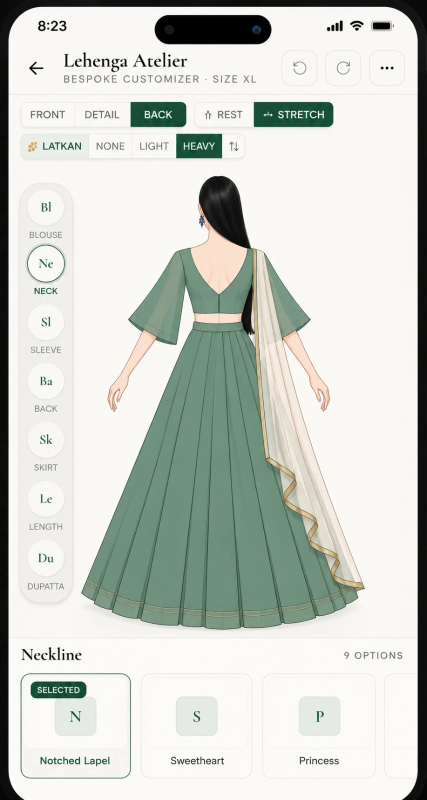
#> input picture design/reference-lehenga-back.webp, 853 x 1600 px (shown at 1/2 size)
$ python build_back.py
#> lines starting #> are read from the running program, lines starting #| are printed output that depends on the picture; after the words box and inside, x2 and y2 are one past the last pixel; in counts of white or black regions, pixels touching at a corner belong together
"""Cut the back-view textures and trims from design/reference-lehenga-back.webp.

The back painting is drawn at a slightly different size from the front one, so it is
first warped onto the front painting's frame (same body axis, head, shoulders, waist
and hem), then cut with the same stage mapping as build.py. Prints the placements
for PAINTED_BACK in src/data/geometry.ts. Needs numpy and Pillow.
"""
import json
from collections import deque
from pathlib import Path

import numpy as np
from PIL import Image, ImageDraw, ImageFilter

ROOT = Path(__file__).resolve().parents[2]
WORK = ROOT / 'scripts' / 'painted-assets' / '.work'
WORK.mkdir(exist_ok=True)
OUT = ROOT / 'public' / 'assets' / 'painted'

# --- 1. warp the back screenshot onto the front painting's frame
FRONT_Y = [346, 476, 590, 616, 1198]  # head top, shoulder, blouse hem, waistband, hem (front screenshot px)
BACK_Y = [352, 496, 625, 647, 1258]
FRONT_AXIS, BACK_AXIS, X_SCALE = 434.5, 438.0, 0.923
src = np.asarray(Image.open(ROOT / 'design' / 'reference-lehenga-back.webp').convert('RGB')).astype(np.float32)
SH, SW, _ = src.shape
yy, xx = np.mgrid[0:SH, 0:SW].astype(np.float32)
by = np.interp(yy, FRONT_Y, BACK_Y, left=None, right=None)
# extend linearly past the outer landmarks
by = np.where(yy < FRONT_Y[0], BACK_Y[0] + (yy - FRONT_Y[0]) * (BACK_Y[1] - BACK_Y[0]) / (FRONT_Y[1] - FRONT_Y[0]), by)
by = np.where(yy > FRONT_Y[-1], BACK_Y[-1] + (yy - FRONT_Y[-1]) * (BACK_Y[-1] - BACK_Y[-2]) / (FRONT_Y[-1] - FRONT_Y[-2]), by)
bx = BACK_AXIS + (xx - FRONT_AXIS) / X_SCALE


def sample(img, x, y):
    x0 = np.clip(np.floor(x).astype(int), 0, SW - 2); y0 = np.clip(np.floor(y).astype(int), 0, SH - 2)
#> after `y0 = np.clip(np.floor(y).astype(int), 0, SH - 2)`:
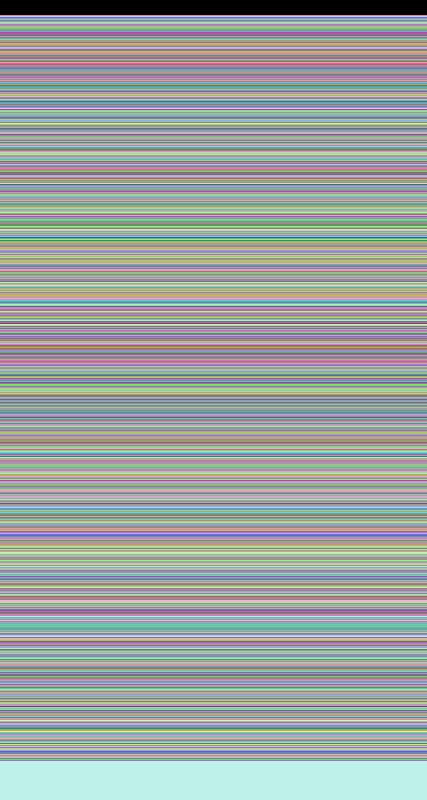
#> y0: shape (1600, 853) int64 (shown at 1/2 size); 1490 distinct labels, from 0 to 1598; one colour per label, 0 black
    fx = np.clip(x - x0, 0, 1)[..., None]; fy = np.clip(y - y0, 0, 1)[..., None]
    return (img[y0, x0] * (1 - fx) * (1 - fy) + img[y0, x0 + 1] * fx * (1 - fy)
            + img[y0 + 1, x0] * (1 - fx) * fy + img[y0 + 1, x0 + 1] * fx * fy)


aligned = sample(src, bx, by)
Image.fromarray(np.clip(aligned, 0, 255).astype(np.uint8)).save(WORK / 'back-aligned.png')

# --- 2. crop the figure exactly like the front (crop px = screenshot px - (180, 330))
a = aligned[330:1210, 180:800].copy()
H, W, _ = a.shape
Y, X = np.mgrid[0:H, 0:W]
CX = 254.5
BODY_SHIFT = 4.4
r, g, b = a[..., 0], a[..., 1], a[..., 2]
lum = a.mean(2)
dbg = np.sqrt(((a - np.array([247, 246, 242.])) ** 2).sum(2))
green = (g - r > 10) & (g - b > 4) & (lum < 205)
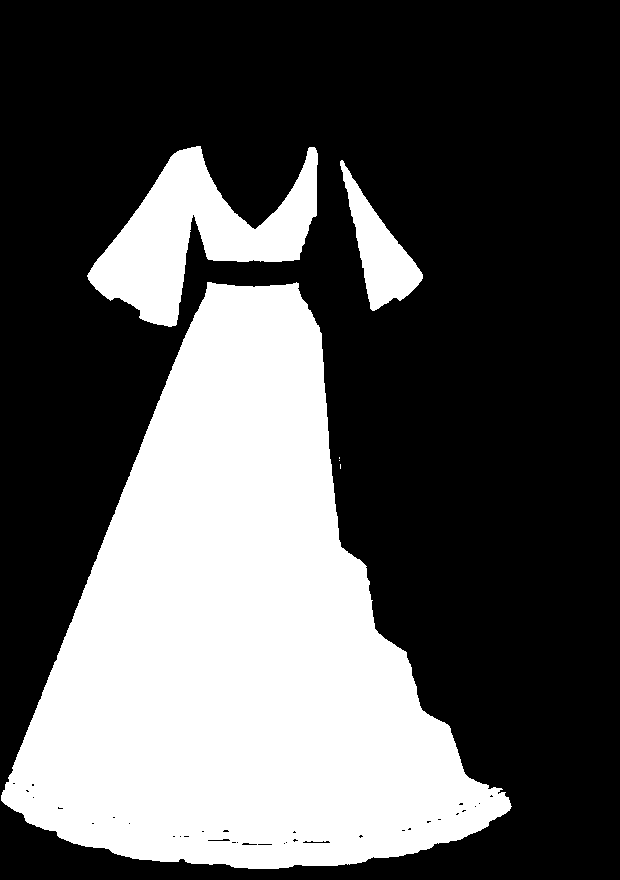
#> green: shape (880, 620) bool; 34.1% white; 6 white regions (3 under 20 px), largest, box (x1, y1, x2, y2) and area: (1, 282, 512, 869) 163122, (87, 146, 318, 327) 18050, (340, 160, 423, 311) 4655
hair = lum < 75
#> hair: shape (880, 620) bool; 1.9% white; 273 white regions (258 under 20 px), largest, box (x1, y1, x2, y2) and area: (218, 16, 313, 148) 7484, (296, 193, 320, 308) 1307, (185, 748, 192, 808) 65
gold = (r - b > 55) & (r > 130) & ~green
#> gold: shape (880, 620) bool; 0.78% white; 42 white regions (20 under 20 px), largest, box (x1, y1, x2, y2) and area: (319, 149, 328, 360) 638, (419, 668, 473, 734) 497, (462, 737, 520, 789) 487
skin = (r > 205) & (r - b > 18) & (r - b < 75) & (g > 165) & ~gold
#> skin: shape (880, 620) bool; 6% white; 185 white regions (165 under 20 px), largest, box (x1, y1, x2, y2) and area: (324, 149, 518, 779) 17635, (203, 111, 306, 227) 6698, (49, 299, 137, 451) 2827


def erode(mk, n=2):
    im = Image.fromarray((mk * 255).astype(np.uint8))
    for _ in range(n):
        im = im.filter(ImageFilter.MinFilter(3))
    return np.asarray(im) > 0


def mirror_fill(img, known):
    out = img.copy(); k = known.copy()
    mx = np.clip((2 * CX - X).round().astype(int), 0, W - 1)
    take = ~known & known[Y, mx]
    out[take] = img[Y[take], mx[take]]; k |= take
    return out, k


def pullpush(img, known):
    w = known.astype(float)
    levels = [(img * w[..., None], w)]
    while min(levels[-1][1].shape) > 1:
        ci, cw = levels[-1]
        h, wd = cw.shape
        h2, w2 = (h + 1) // 2, (wd + 1) // 2
        pi = np.zeros((h2 * 2, w2 * 2, 3)); pw = np.zeros((h2 * 2, w2 * 2))
        pi[:h, :wd] = ci; pw[:h, :wd] = cw
        levels.append((pi.reshape(h2, 2, w2, 2, 3).sum((1, 3)), pw.reshape(h2, 2, w2, 2).sum((1, 3))))
    ci, cw = levels[-1]; cur = ci / np.maximum(cw, 1e-6)[..., None]
    for li, lw in reversed(levels[:-1]):
        h, wd = lw.shape
        up = np.dstack([np.asarray(Image.fromarray(cur[..., c].astype(np.float32), 'F').resize((cur.shape[1] * 2, cur.shape[0] * 2), Image.BILINEAR))[:h, :wd] for c in range(3)])
        val = li / np.maximum(lw, 1e-6)[..., None]
        al = np.clip(lw, 0, 1)[..., None]
        cur = val * al + up * (1 - al)
    return cur


def extend(img, known, pad):
    t, rt, bt, lt = pad
    big = np.zeros((H + t + bt, W + lt + rt, 3)); kb = np.zeros((H + t + bt, W + lt + rt), bool)
    big[t:t + H, lt:lt + W] = img; kb[t:t + H, lt:lt + W] = known
    return big, kb


place = {}


def save(name, rgb, alpha, ox, oy, scale=2):
    im = np.dstack([np.clip(rgb, 0, 255), np.clip(alpha, 0, 1) * 255]).astype(np.uint8)
    p = Image.fromarray(im, 'RGBA')
    p = p.resize((p.width * scale, p.height * scale), Image.LANCZOS)
    p.save(OUT / f'{name}.png', optimize=True)
    h, w = alpha.shape
    place[name] = dict(x=round(188.5 + BODY_SHIFT + (ox - 212) * 0.873, 1), y=round(30.6 + (oy - 4) * 0.873, 1),
                       w=round(w * 0.873, 1), h=round(h * 0.873, 1))


# dupatta region (screen right of the body), kept out of the fabric textures
dup_poly = Image.new('L', (W, H), 0)
#> dup_poly: PIL image 620x880 L; every value is 0
ImageDraw.Draw(dup_poly).polygon([
    # left (inner) edge down to the wavy gold hem, then back up the outer edge
    (298, 148), (316, 200), (312, 260), (313, 320), (323, 350), (328, 410), (332, 470), (337, 520), (343, 545),
    (358, 560), (370, 590), (374, 620), (403, 650), (412, 680), (423, 710), (450, 740), (462, 770), (503, 802),
    # the outer edge falls straight from the shoulder; the sleeve and arm beside it stay out
    (524, 802), (336, 146)], fill=255)
#> dup_poly: PIL image 620x880 L; 8.9% white; 1 white region, box (x1, y1, x2, y2) and area: (298, 146, 525, 803) 48494
dup_poly = np.asarray(dup_poly) > 0
dup_zone = ((dbg > 10) & ~green & ~skin & ~hair & (X > 262)) | dup_poly
#> dup_zone: shape (880, 620) bool; 9.7% white; 115 white regions (106 under 20 px), largest, box (x1, y1, x2, y2) and area: (263, 16, 525, 803) 49906, (263, 807, 512, 875) 2325, (263, 260, 297, 286) 234
dup_zone = np.asarray(Image.fromarray((dup_zone * 255).astype(np.uint8)).filter(ImageFilter.MaxFilter(5))) > 0
#> dup_zone: shape (880, 620) bool; 11.8% white; 34 white regions, largest, box (x1, y1, x2, y2) and area: (261, 14, 530, 877) 62277, (261, 258, 299, 288) 631, (301, 839, 332, 845) 177
sleeve_zone = (Y < 340) & ((X < 172) | (X > 340))

# --- skirt texture (left half mirrored; the dupatta and hair cover parts of the right)
hull = np.zeros((H, W), bool)
for y in range(286, H):
    xs = np.where(green[y, :int(CX)] & ~sleeve_zone[y, :int(CX)])[0]
    if len(xs):
        hull[y, xs[0]:int(2 * CX - xs[0]) + 1] = True
#> hull: shape (880, 620) bool; 33.7% white; 1 white region, box (x1, y1, x2, y2) and area: (1, 286, 509, 869) 184042
skirt_sil = hull & ~sleeve_zone & ~skin & (green | gold | ((dbg > 14) & (Y < 312)))
#> skirt_sil: shape (880, 620) bool; 30.3% white; 14 white regions (4 under 20 px), largest, box (x1, y1, x2, y2) and area: (1, 286, 509, 869) 162820, (419, 668, 473, 734) 497, (331, 420, 346, 541) 405
# the left half is clear of the dupatta and hair; mirror it for the right
skirt_known = skirt_sil & (X <= CX - 1) & ~hair & (Y >= 286)
#> skirt_known: shape (880, 620) bool; 16.5% white; 2 white regions, box (x1, y1, x2, y2) and area: (1, 286, 254, 869) 89546, (172, 286, 184, 326) 326
skirt_known &= erode(skirt_sil | hair | (Y < 296))
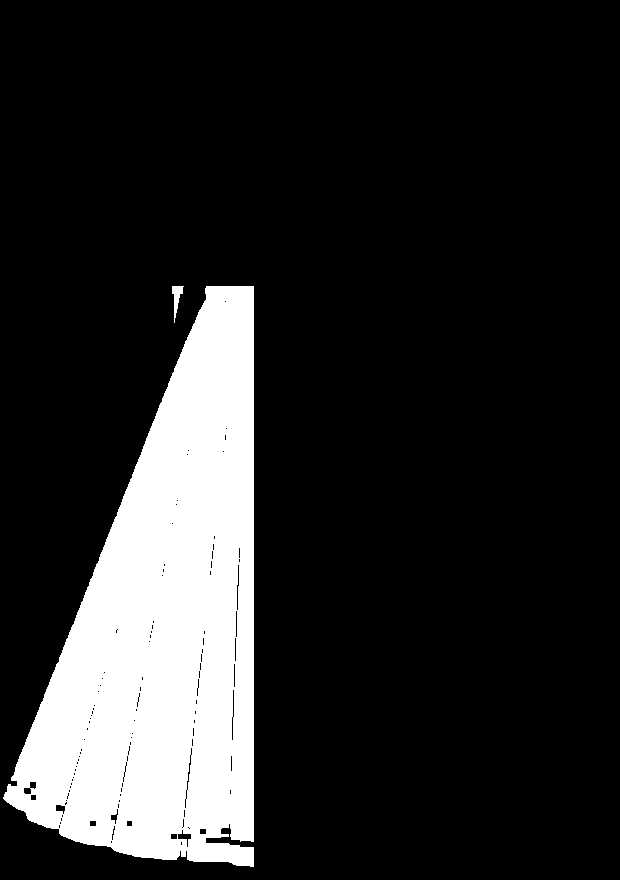
#> skirt_known: shape (880, 620) bool; 16% white; 2 white regions, box (x1, y1, x2, y2) and area: (3, 286, 254, 867) 86915, (172, 286, 184, 323) 189
img, k = mirror_fill(a, skirt_known)
big, kb = extend(img, k, (0, 90, 170, 90))
#> in extend, `big[t:t + H, lt:lt + W] = img`:
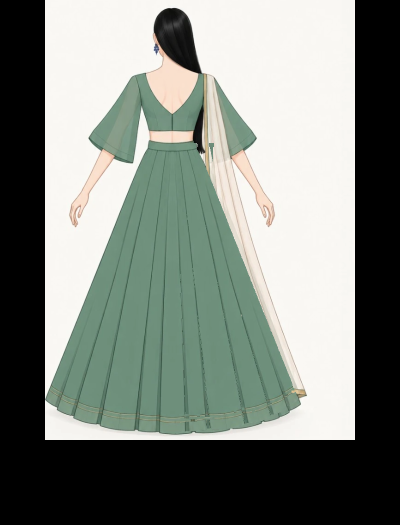
#> big: shape (1050, 800, 3) float64 (shown at 1/2 size); mean R, G, B 125.1, 131.3, 124.4; drawn with min black and max white
fill = pullpush(big, kb)
#> the loop in pullpush, `while min(levels[-1][1].shape) > 1:` made 10 passes
#> cw on pass 10: [[41612, 0], [121521, 11075], [0, 0]]
#> pass 3, in pullpush, `ci, cw = levels[-1]`:
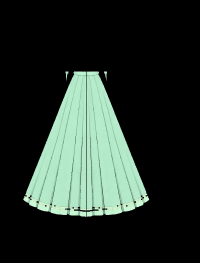
#> ci: shape (263, 200, 3) float64; mean of channels 0, 1, 2 363.7, 470.6, 404.7; drawn with min black and max white
#> after the loop in pullpush, `while min(levels[-1][1].shape) > 1:`: levels = 11 items
#> in pullpush, `ci, cw = levels[-1]`: ci = [[19132320.1, 24752515.3, 21289093.3], [0, 0, 0]]; cw = [174208, 0]
#> in pullpush, `cur = ci / np.maximum(cw, 1e-06)[..., None]`: cur = [[109.8, 142.1, 122.2], [0, 0, 0]]
#> the loop in pullpush, `for li, lw in reversed(levels[:-1]):` made 10 passes
#> (h, wd) on passes 2 to 9: (5, 4), (9, 7), (17, 13), (33, 25), (66, 50), (132, 100), (263, 200), (525, 400)
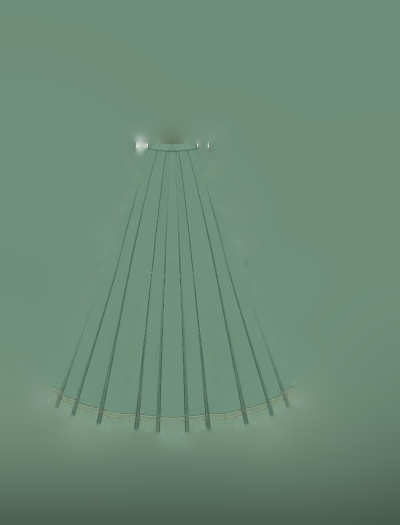
#> fill: shape (1050, 800, 3) float64 (shown at 1/2 size); mean R, G, B 107.7, 138.4, 119.2
sk = fill[270:]
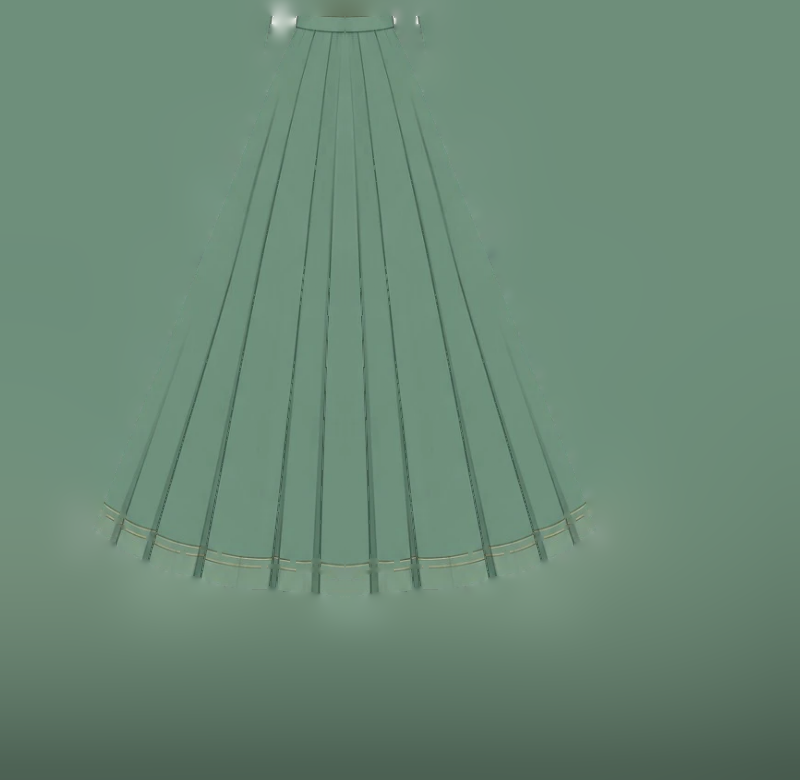
#> sk: shape (780, 800, 3) float64; mean R, G, B 106.9, 136.9, 118
save('skirt-texture-back', sk, np.ones(sk.shape[:2]), -90, 270)
skirt_full = pullpush(*extend(*mirror_fill(a, skirt_known), (0, 0, 0, 0)))
#> the loop in pullpush (call 2), `while min(levels[-1][1].shape) > 1:` made 10 passes
#> cw on pass 10: [[41612, 0], [132596, 0]]
#> the loop in pullpush (call 2), `for li, lw in reversed(levels[:-1]):` made 10 passes
#> (h, wd) on passes 2 to 9: (4, 3), (7, 5), (14, 10), (28, 20), (55, 39), (110, 78), (220, 155), (440, 310)

# --- blouse texture
skin_near = np.asarray(Image.fromarray((skin * 255).astype(np.uint8)).filter(ImageFilter.MaxFilter(9))) > 0
bl_known = green & (Y > 130) & (Y < 282) & ~dup_zone & ~hair & ~skin_near & (X <= CX - 1)
bl_known = erode(bl_known)
img, k = mirror_fill(a, bl_known)
big, kb = extend(img, k, (0, 140, 200, 140))
fill = pullpush(big, kb)
save('blouse-texture-back', fill[120:600], np.ones((480, fill.shape[1])), -140, 120)

# --- back skin (V opening, shoulders, midriff), mirrored around the spine
sk_known = skin & (X > 175) & (X < 335) & (Y > 120) & (Y < 300) & ~hair
sk_known = erode(sk_known, 3)
img, k = mirror_fill(a, sk_known)
fill = pullpush(*extend(img, k, (0, 0, 0, 0)))
save('skin-texture-back', fill[110:520, 150:370], np.ones((410, 220)), 150, 110)

# --- head, hair, neck and earring: everything above the shoulders, only hair below
hair_wide = lum < 100
# the long hair dips behind the blouse strap, so bridge small gaps when tracing it down
hair_bridge = np.asarray(Image.fromarray(((hair_wide & (X > 270)) * 255).astype(np.uint8)).filter(ImageFilter.MaxFilter(9))) > 0
head_known = np.zeros((H, W), bool)
q = deque([(30, int(CX))])
while q:
    yy_, xx_ = q.popleft()
    if yy_ < 0 or xx_ < 0 or yy_ >= H or xx_ >= W or head_known[yy_, xx_]:
        continue
    if yy_ <= 118:
        ok = dbg[yy_, xx_] > 12                      # face-free back of the head, ears, earring
    elif yy_ <= 140:
        ok = hair_wide[yy_, xx_] or (abs(xx_ - CX) < 14 and dbg[yy_, xx_] > 12)  # hair and the neck
    else:
        ok = (hair_wide[yy_, xx_] or hair_bridge[yy_, xx_]) and yy_ < 330  # only the long hair below the neck
    if not ok:
        continue
    head_known[yy_, xx_] = True
    q.extend(((yy_ + 1, xx_), (yy_ - 1, xx_), (yy_, xx_ + 1), (yy_, xx_ - 1)))
fade = np.clip((140 - Y) / 12.0, 0, 1)
# the long strand reappears below the blouse strap and falls to the waist
strand = hair_wide & (X >= 285) & (X <= 325) & (Y > 140) & (Y <= 320)
alpha = np.where(Y > 140, ((head_known & hair_wide) | strand).astype(float), np.where(hair_wide, head_known.astype(float), head_known * fade))
alpha = np.asarray(Image.fromarray((alpha * 255).astype(np.uint8)).filter(ImageFilter.MinFilter(3)).filter(ImageFilter.GaussianBlur(0.7))) / 255.
ys, xs = np.nonzero(alpha > 0.02)
#> ys = 10434 values from 15 to 306; xs = 10434 values, max 320 at index 10389, min 215 at index 3368, mean 267.3
y0, y1, x0, x1 = ys.min(), ys.max() + 1, xs.min(), xs.max() + 1
#> y0 = 15; y1 = 307; x0 = 215; x1 = 321
save('head-back', a[y0:y1, x0:x1], alpha[y0:y1, x0:x1], x0, y0, scale=3)

# --- forearms and hands (left arm cut out, mirrored for the right)
lz = Image.new('L', (W, H), 0)
ImageDraw.Draw(lz).polygon([(150, 300), (158, 330), (120, 372), (80, 412), (58, 440), (10, 440), (10, 378), (38, 356), (68, 330), (100, 292), (130, 286)], fill=255)
lz = np.asarray(lz) > 0
arm = lz & (dbg > 8) & ~green
arm &= ~(dbg < 26)
arm = np.asarray(Image.fromarray((arm * 255).astype(np.uint8)).filter(ImageFilter.MaxFilter(3)).filter(ImageFilter.MinFilter(3)).filter(ImageFilter.MinFilter(3)).filter(ImageFilter.GaussianBlur(0.7))) / 255.
solid = (arm > 0.6) & (Y >= 318) & (Y <= 360)
ys_, xs_ = np.nonzero(solid)
#> ys_ = 1079 values from 318 to 360; xs_ = 1079 values, max 135 at index 29, min 85 at index 1059, mean 108.5
pts = np.stack([xs_, ys_], 1).astype(float); mean = pts.mean(0)
#> after `pts = np.stack([xs_, ys_], 1).astype(float)`: pts = 1079 pairs, first value 85 to 135, second value 318 to 360
#> after `mean = pts.mean(0)`: mean = [108.5, 337.5]
_, _, vt = np.linalg.svd(pts - mean, full_matrices=False)
#> vt = [[0.625, -0.781], [0.781, 0.625]]
d = vt[0] / np.linalg.norm(vt[0])
#> d = [0.625, -0.781]
if d[1] < 0:
    d = -d
#> d = [-0.625, 0.781]
arm_rgb = a.copy(); ext = arm.copy()
for y_ in range(262, 345):
    for x_ in range(60, 175):
        if arm[y_, x_] > 0.6:
            continue
        for kk in range(1, 60):
            qx = int(round(x_ + d[0] * kk)); qy = int(round(y_ + d[1] * kk))
            if qy >= H or qx < 0:
                break
            if solid[qy, qx]:
                if kk > 2:
                    arm_rgb[y_, x_] = a[qy, qx]; ext[y_, x_] = arm[qy, qx]
                break
y0, y1, x0, x1 = 262, 440, 10, 175
left = arm_rgb[y0:y1, x0:x1]; la = ext[y0:y1, x0:x1]
rx0 = int(round(2 * CX - x1)); rx1 = rx0 + (x1 - x0)
full = np.zeros((y1 - y0, rx1 - x0, 3)); fa = np.zeros((y1 - y0, rx1 - x0))
full[:, :x1 - x0] = left; fa[:, :x1 - x0] = la
full[:, rx0 - x0:] = left[:, ::-1]; fa[:, rx0 - x0:] = la[:, ::-1]
save('arms-stretch-back', full, fa, x0, y0)

# --- dupatta: un-blend the sheer cloth from the blouse/skirt/background behind it
bl_full = pullpush(*extend(*mirror_fill(a, bl_known), (0, 0, 0, 0)))
mirror = lambda mk: mk | (mk[Y, np.clip((2 * CX - X).round().astype(int), 0, W - 1)] & (X > CX))
bl_sil = mirror(green & (Y > 130) & (Y < 282) & (X < CX))
sk_sil = mirror(green & (Y >= 286) & ~sleeve_zone & (X < CX))
B = np.where(bl_sil[..., None], bl_full, np.array([247, 246, 242.]))
B = np.where(sk_sil[..., None], skirt_full, B)
# the painted right sleeve sits under the dupatta; treat it as backdrop so the cut-out
# carries only the sheer cloth, never the sleeve (it would show over bare arms)
# a green tint means sleeve fabric under the cloth; no tint means arm or background
tint = (a[..., 1] - a[..., 0]) > 2
upper_side = (X > CX + 20) & (Y > 140) & (Y < 330)
B = np.where((upper_side & tint)[..., None], bl_full, np.where((upper_side & ~tint & ~sk_sil)[..., None], np.array([247, 246, 242.]), B))
D = np.array([250, 244, 232.])
diff = a - B; dirv = D - B
al = np.clip((diff * dirv).sum(2) / np.maximum((dirv * dirv).sum(2), 1), 0, 1)
reg = (X > 262) & (Y >= 140) & ~hair & ((((dbg > 8) & ~(green & (np.sqrt(((a - skirt_full) ** 2).sum(2)) < 18))) | gold))
reg &= ~(np.asarray(Image.fromarray((skin & (X > 330)).astype(np.uint8) * 255).filter(ImageFilter.MaxFilter(7))) > 0)
reg = np.asarray(Image.fromarray((reg * 255).astype(np.uint8)).filter(ImageFilter.MaxFilter(5)).filter(ImageFilter.MinFilter(5))) > 0
dup_near = np.asarray(Image.fromarray((dup_poly * 255).astype(np.uint8)).filter(ImageFilter.MaxFilter(5))) > 0
pm = (reg | dup_poly) & dup_near
al = np.where(pm, al, 0)
al = np.where(gold & pm, 1, al)
al = np.where(hair, 0, al)
al = np.where(green & (Y < 300), 0, al)  # bare sleeve or blouse, not cloth
al = np.where(al < 0.08, 0, al)
grow = np.asarray(Image.fromarray(((al > 0.05) * 255).astype(np.uint8)).filter(ImageFilter.MaxFilter(3))) > 0
keep = np.zeros_like(grow)
seed = np.argwhere(grow & dup_poly & (Y > 500))[0]
#> seed = [501, 335]
q = deque([tuple(seed)])
while q:
    yy_, xx_ = q.popleft()
    if yy_ < 0 or xx_ < 0 or yy_ >= H or xx_ >= W or keep[yy_, xx_] or not grow[yy_, xx_]:
        continue
    keep[yy_, xx_] = True
    q.extend(((yy_ + 1, xx_), (yy_ - 1, xx_), (yy_, xx_ + 1), (yy_, xx_ - 1)))
#> this loop made 172549 passes
#> (yy_, xx_) on passes 1 to 3: (501, 335), (502, 335), (500, 335)
al = np.where(keep, al, 0)
col = np.where(al[..., None] > 0, (a - (1 - al[..., None]) * B) / np.maximum(al[..., None], 0.05), D)
col = np.where((gold & pm)[..., None], a, np.clip(col, 0, 255))
# the painted right elbow shows through the cloth here as a pink wedge; the app draws its own
# arm elsewhere, so fill it in smoothly from the surrounding cloth (colour and sheerness)
elbow = (X >= 356) & (X <= 418) & (Y >= 282) & (Y <= 364)
ghost = elbow & (((a[..., 0] - a[..., 1]) > 8) | ((a[..., 0] - a[..., 2]) > 28)) & ~gold & (al > 0)
ghost = np.asarray(Image.fromarray((ghost * 255).astype(np.uint8)).filter(ImageFilter.MaxFilter(7))) > 0
ghost &= elbow & (al > 0)
known = (al > 0.05) & ~ghost & ~gold & (Y > 250) & (Y < 400) & (X > 330)
fill_col = pullpush(col, known)
fill_al = pullpush(np.dstack([al] * 3), known)[..., 0]
feather = np.asarray(Image.fromarray((ghost * 255).astype(np.uint8)).filter(ImageFilter.GaussianBlur(2))) / 255.0
feather = np.maximum(feather, ghost.astype(float))
col = col * (1 - feather[..., None]) + fill_col * feather[..., None]
al = np.where(al > 0, al * (1 - feather) + fill_al * feather, al)
ys, xs = np.nonzero(al > 0)
y0, y1, x0, x1 = ys.min(), ys.max() + 1, xs.min(), xs.max() + 1
#> y0 = 146; y1 = 805; x0 = 311; x1 = 524
save('dupatta-one-shoulder-back', col[y0:y1, x0:x1], al[y0:y1, x0:x1], x0, y0)

np.savez(WORK / 'back-masks.npz', green=green, hair=hair, gold=gold, skin=skin, dbg=dbg)
Image.fromarray(a.astype(np.uint8)).save(WORK / 'back-fig.png')
# scalloped hem, left half from the outer corner to centre back, in stage units
hem = []
for x in range(4, int(CX), 4):
    ys = np.where((green | hair)[600:, x])[0]
    if len(ys):
        hem.append([round(188.5 + BODY_SHIFT + (x - 212) * 0.873, 1), round(30.6 + (600 + ys[-1] - 4) * 0.873, 1)])
#> after the loop, hem = 63 pairs, first value 11.3 to 227.8, second value 728.1 to 784.9
place['hem'] = hem
print(json.dumps(place))
#> (printed output is left out)
